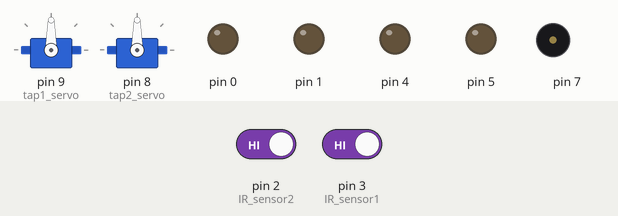
The sketch below on a simulated Arduino Uno, built with avr-gcc and run on an emulated ATmega328P. Parts: 2 × servo, output pins drawn as LEDs (lit = HIGH), buzzer (waves = sounding). The inputs (shaded band) are chosen by the test bench; at power-on: pin 3 (IR_sensor1) HIGH, pin 2 (IR_sensor2) HIGH. Pins used as bus, display or sensor lines are not drawn.

Above: at 1.2 s.
1.3 s: pin 3 (IR_sensor1) driven LOW
At 2.57 s:
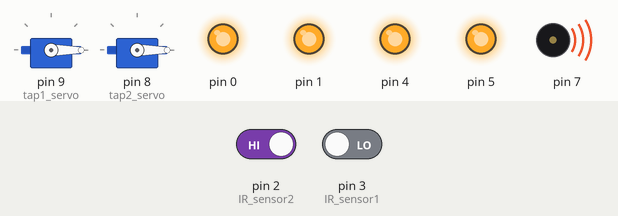
4.3 s: pin 2 (IR_sensor2) driven LOW
At 5.57 s:
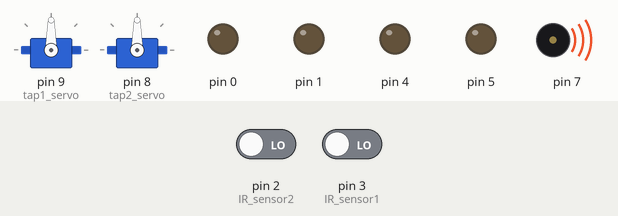
7.3 s: pin 2 (IR_sensor2) driven HIGH
At 8.96 s:
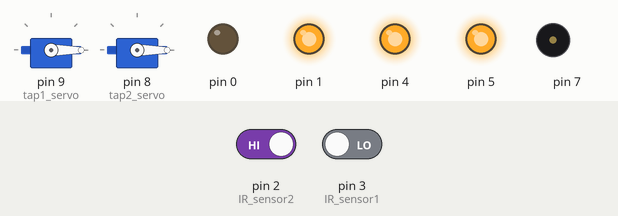
10.3 s: pin 3 (IR_sensor1) driven HIGH
At 10.3 s:
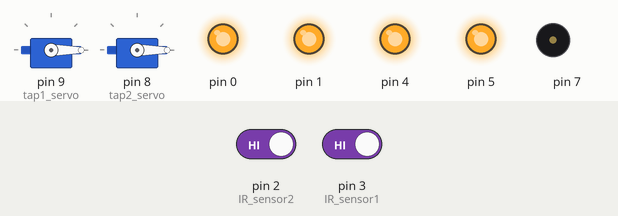
Timing chart, 0 to 12.8 s (numbered marks = the images above; inputs shaded):
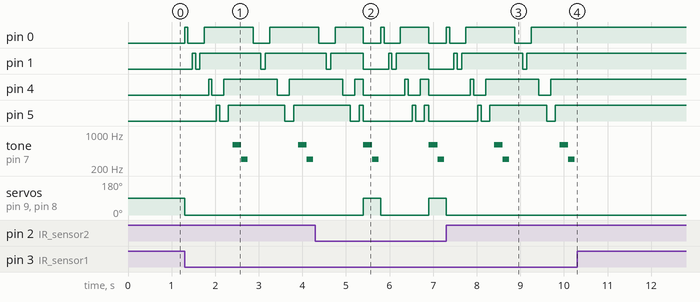

Measured:
- after the input at 1.3 s, pin 0: goes HIGH 0.08 s, LOW 0.38 s, HIGH 1.1 s, LOW 0.38 s, then HIGH, starting at once; pin 1: goes HIGH 0.08 s, LOW 0.10 s, HIGH 1.4 s, LOW 0.10 s, then HIGH, starting after 0.18 s
- after the input at 4.3 s, servo on pin 9 (tap1_servo), servo on pin 8 (tap2_servo): 0° → 90° after 1.1 s, → 0° 0.40 s later, → 90° 1.1 s later
- after the input at 7.3 s, servo on pin 9 (tap1_servo), servo on pin 8 (tap2_servo): goes on until 7.3 s, then stays 0°
- after the input at 10.3 s, pin 0, pin 1, pin 4: stops changing and stays HIGH; pin 5: stays HIGH (without the input it goes to LOW after 0.80 s); tone on pin 7: stays silent (without the input it goes to 600 Hz after 1.1 s)

The sketch:

servo___buzzer.ino
```cpp
#include <Servo.h>
Servo tap1_servo;
Servo tap2_servo;
int IR_sensor1=3;
int IR_sensor2=2;
int val;
int val_1;

void setup() {

  pinMode(IR_sensor1,INPUT);
  pinMode(IR_sensor2,INPUT);
  tap1_servo.attach(9);
  tap2_servo.attach(8);
  pinMode ( 7 , OUTPUT);
  pinMode (0 , OUTPUT);
  pinMode (1, OUTPUT);
   pinMode (4 , OUTPUT);
  pinMode (5, OUTPUT);
}

void loop() {
  val=digitalRead(IR_sensor1);
  if(val==0)
  {
    tap1_servo.write(0);
    tap2_servo.write(0);
     digitalWrite (0 , HIGH);
     delay (75);
          digitalWrite (0 , LOW);
     delay (100);
     digitalWrite (1 , HIGH);
     delay (75);

     digitalWrite (1 , LOW);
     delay (100);
          digitalWrite (1 , HIGH);
     delay (100);
     digitalWrite (0 , HIGH);
     delay (100);


     digitalWrite (4 , HIGH);
     delay (75);
          digitalWrite (4 , LOW);
     delay (100);
     digitalWrite (5 , HIGH);
     delay (75);

     digitalWrite (5 , LOW);
     delay (100);
          digitalWrite (4 , HIGH);
     delay (100);
     digitalWrite (5 , HIGH);
     delay (100);


  }
    val_1=digitalRead(IR_sensor2);
if(val_1==0)
  {
    tap1_servo.write(90);
    tap2_servo.write(90);
      digitalWrite (0 , LOW);
      digitalWrite (1 , LOW);


      digitalWrite (4 , LOW);
      digitalWrite (5 , LOW);
  }
if( val==0)
{

    tone (7,600,250);
    delay(200);
    tone ( 7,300,150);
    delay(200);
     digitalWrite (7 , HIGH);

}
if (val_1==0){
      digitalWrite (7 , LOW);}
}
```
